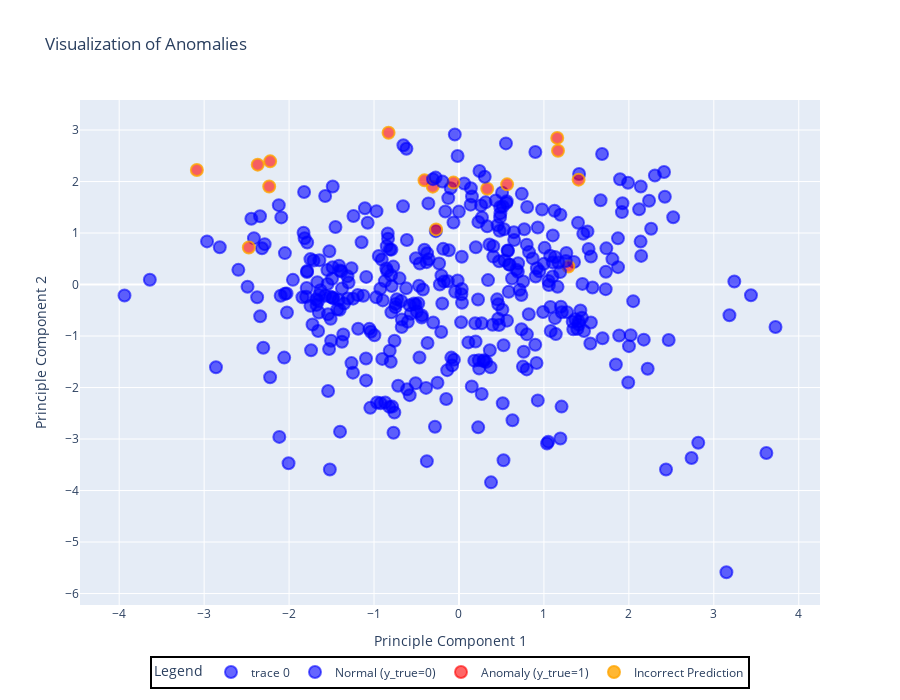

Notebook source saved alongside this figure:
### Markdown cell above
Only for when there are y_true or anomaly labels

### Code cell
visualizer = DataVisualization(data=X_test, plot_technique='plot_anomaly', dim_reduction_technique='PCA', y_true=labels_true, y_pred=labels_pred,subset_size_percent=0.2)
visualizer.fit()
visualizer.show()

### Figure 1 — Plotly figure (JSON) as saved in the notebook; plotly's stock layout.template omitted (floating-point values rounded to 4 significant figures; data arrays with more than 128 entries replaced by an {"elided": "..."} marker saying what was removed)
{"data": [{"hoverinfo": "text", "marker": {"color": {"elided": "400 str values"}, "line": {"color": {"elided": "400 str values"}, "width": 2}, "size": 12}, "mode": "markers", "text": {"elided": "400 str values"}, "type": "scatter", "x": {"elided": "400 float values"}, "y": {"elided": "400 float values"}}, {"marker": {"color": "rgba(0, 0, 255, 0.6)", "line": {"color": "rgba(0, 0, 255, 0.6)", "width": 2}, "size": 12}, "mode": "markers", "name": "Normal (y_true=0)", "showlegend": true, "type": "scatter", "x": [null], "y": [null]}, {"marker": {"color": "rgba(255, 0, 0, 0.6)", "line": {"color": "rgba(255, 0, 0, 0.6)", "width": 2}, "size": 12}, "mode": "markers", "name": "Anomaly (y_true=1)", "showlegend": true, "type": "scatter", "x": [null], "y": [null]}, {"marker": {"color": "rgba(255, 165, 0, 0.8)", "line": {"color": "rgba(255, 165, 0, 0.8)", "width": 2}, "size": 12}, "mode": "markers", "name": "Incorrect Prediction", "showlegend": true, "type": "scatter", "x": [null], "y": [null]}], "layout": {"height": 700, "legend": {"bordercolor": "Black", "borderwidth": 2, "font": {"size": 12}, "itemsizing": "constant", "orientation": "h", "title": {"text": "Legend"}, "x": 0.5, "xanchor": "center"}, "showlegend": true, "title": {"text": "Visualization of Anomalies"}, "width": 900, "xaxis": {"title": {"text": "Principle Component 1"}}, "yaxis": {"title": {"text": "Principle Component 2"}}}}
